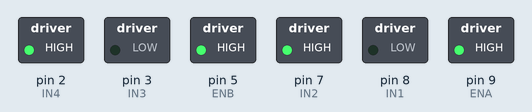
Recording of a sketch running on a simulated Arduino Uno, built with avr-gcc and run on an emulated ATmega328P. Shown: switched loads named in the sketch (green lamp = pin HIGH).

Above: at 1.5 s.
At 4.0 s:
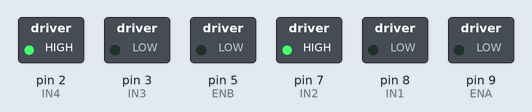
Timing chart, 0 to 5.8 s (numbered marks = the images above):
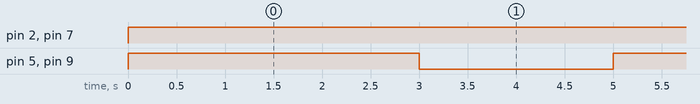

Measured:
- by itself, pin 2 (IN4), pin 7 (IN2): LOW → HIGH at 0.00 s
- by itself, pin 5 (ENB), pin 9 (ENA): alternates HIGH for 3.0 s and LOW for 2.0 s

The sketch:

PARA_DOS_MOTORES.ino
```cpp
int IN4 = 2;			// IN4 a pin digital 2
int IN3 = 3;			// IN3 a pin digital 3
int ENB = 5;			// ENB a pin digital 5
int IN2 = 7;			// IN2 a pin digital 7
int IN1 = 8;			// IN1 a pin digital 8
int ENA = 9;			// ENA a pin digital 9

void setup(){
  pinMode(IN1, OUTPUT);		// IN1 como salida
  pinMode(IN2, OUTPUT);		// IN2 como salida
  pinMode(ENA, OUTPUT);		// ENA como salida
  pinMode(IN3, OUTPUT);		// IN3 como salida
  pinMode(IN4, OUTPUT);		// IN4 como salida
  pinMode(ENB, OUTPUT);		// ENB como salida
}

void loop(){
  digitalWrite(ENA, HIGH);	// ENA en alto habilita motor A
  digitalWrite(IN1, LOW);	// IN1 en cero logico
  digitalWrite(IN2, HIGH);	// IN2 en uno logico

  digitalWrite(ENB, HIGH);	// ENB en alto habilita motor B
  digitalWrite(IN3, LOW);	// IN3 en cero logico
  digitalWrite(IN4, HIGH);	// IN4 en uno logico
  delay(3000);			// demora de 3 seg.

  digitalWrite(ENA, LOW);	// ENA en bajo deshabilita motor A
  digitalWrite(ENB, LOW);	// ENB en bajo deshabilita motor B
  delay(2000);			// demora de 2 seg.
}
```
